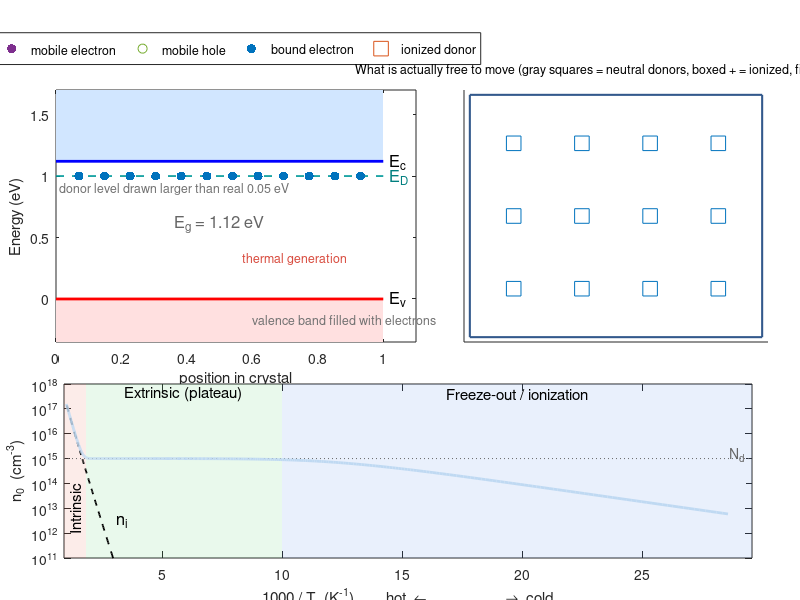

The MATLAB source for this figure: (Note: this script raises an error after producing the figure.)
%% Temperature dependence of carrier concentration in n-type silicon
% Sweeps temperature from cold to hot and shows three linked views:
%   top left  : band diagram (donor level, electrons, holes, thermal generation)
%   top right : the material itself (what is actually free to move)
%   bottom    : n0 vs 1000/T curve with a marker at the current temperature
% The curve is computed by solving charge neutrality
%   n = p + Nd+      with   Nd+ = Nd / (1 + 2 (n/Nc) exp(dE/kT))
clear; clc; close all
rng(2)

%% Physical parameters (silicon doped with phosphorus-like donors)
kB    = 8.617e-5;     % Boltzmann constant (eV/K)
Eg    = 1.12;         % band gap (eV)
dE    = 0.05;         % donor binding energy Ec - Ed (eV)
Nd    = 1e15;         % donor concentration (cm^-3)
Nc300 = 2.8e19;       % conduction-band effective DOS at 300 K (cm^-3)
Nv300 = 1.04e19;      % valence-band effective DOS at 300 K (cm^-3)

%% Animation speed (edit these)
pauseTime   = 0.10;   % seconds per frame: bigger = slower (400 frames, so 0.10 -> about 40 s)
jitterScale = 0.4;    % how fast the carriers wiggle: smaller = calmer

%% Solve charge neutrality at every temperature
nF   = 400;                                  % number of animation frames
Tvec = logspace(log10(35), log10(1000), nF); % cold -> hot
nvec = zeros(1,nF); pvec = nvec; Ndp = nvec; nivec = nvec;
for i = 1:nF
    T  = Tvec(i);  kT = kB*T;
    Nc = Nc300*(T/300)^1.5;   Nv = Nv300*(T/300)^1.5;
    ni2 = Nc*Nv*exp(-Eg/kT);
    f = @(x) exp(x) - ni2*exp(-x) - Nd/(1 + 2*exp(x)/Nc*exp(dE/kT));
    x = fzero(f, [-50 50]);                  % x = ln(n)
    nvec(i)  = exp(x);
    pvec(i)  = ni2/nvec(i);
    Ndp(i)   = Nd/(1 + 2*nvec(i)/Nc*exp(dE/kT));
    nivec(i) = sqrt(ni2);
end

% regime boundaries: n/Nd < 0.9 = freeze-out, 0.9..1.1 = extrinsic, >1.1 = intrinsic
r  = nvec/Nd;
i1 = find(r >= 0.9, 1);   i2 = find(r > 1.1, 1);
xb1 = 1000/Tvec(i1);      xb2 = 1000/Tvec(i2);
xmin = 0.9;  xmax = 1000/Tvec(1) + 1;

%% Display settings
M     = 12;           % donor atoms drawn
maxE  = 80;           % max electrons / holes drawn
drawEd = Eg - 0.12;   % donor level as DRAWN (real value is 0.05 eV, exaggerated for clarity)
xdb   = linspace(0.07,0.93,M)';                       % donor x positions, band diagram
[DX,DY] = meshgrid(linspace(0.15,0.85,4), linspace(0.2,0.8,3));
dxb = DX(:);  dyb = DY(:);                            % donor positions, material box
ord = randperm(M);                                    % order in which donors ionize
xE = rand(maxE,1); yE = rand(maxE,1); uE = rand(maxE,1);   % electron pool
xH = rand(maxE,1); yH = rand(maxE,1); uH = rand(maxE,1);   % hole pool
xth = [0.2 0.8 0.33 0.67 0.08 0.92];                  % x of thermal-generation arrows
refl = @(z) 1 - abs(1 - abs(z));                      % reflect into [0,1]

%% Figure
fig = figure('Position',[60 40 1150 760],'Color','w');
hBan = annotation('textbox',[0.03 0.945 0.94 0.05],'String','','EdgeColor','none', ...
    'HorizontalAlignment','center','FontSize',16,'FontWeight','bold');
hExp = annotation('textbox',[0.03 0.885 0.94 0.055],'String','','EdgeColor','none', ...
    'HorizontalAlignment','center','FontSize',12,'Color',[0.25 0.25 0.25]);

% ---- band diagram ----
ax1 = axes('Position',[0.07 0.43 0.45 0.42]); hold(ax1,'on')
fill(ax1,[0 1 1 0],[Eg Eg 1.7 1.7],[0.82 0.90 1.00],'EdgeColor','none')
fill(ax1,[0 1 1 0],[-0.35 -0.35 0 0],[1.00 0.88 0.88],'EdgeColor','none')
plot(ax1,[0 1],[Eg Eg],'b','LineWidth',2)
plot(ax1,[0 1],[0 0],'r','LineWidth',2)
plot(ax1,[0 1],[drawEd drawEd],'--','Color',[0 0.6 0.6],'LineWidth',1.2)
text(ax1,1.02,Eg,'E_c','FontSize',12); text(ax1,1.02,0,'E_v','FontSize',12)
text(ax1,1.02,drawEd,'E_D','FontSize',12,'Color',[0 0.5 0.5])
text(ax1,0.5,Eg/2+0.05,sprintf('E_g = %.2f eV',Eg),'HorizontalAlignment','center', ...
    'Color',[0.4 0.4 0.4],'FontSize',12)
text(ax1,0.01,drawEd-0.1,'donor level drawn larger than real 0.05 eV','FontSize',9,'Color',[0.45 0.45 0.45])
hArrI  = plot(ax1,NaN,NaN,'-','Color',[0.25 0.45 0.75],'LineWidth',1.5);
hHeadI = plot(ax1,NaN,NaN,'^','Color',[0.25 0.45 0.75],'MarkerFaceColor',[0.25 0.45 0.75],'MarkerSize',6);
hArrT  = plot(ax1,NaN,NaN,'-','Color',[0.85 0.3 0.25],'LineWidth',1.5);
hHeadT = plot(ax1,NaN,NaN,'^','Color',[0.85 0.3 0.25],'MarkerFaceColor',[0.85 0.3 0.25],'MarkerSize',6);
hDonB  = scatter(ax1,NaN,NaN,45,'b','filled');
hDonSq = scatter(ax1,NaN,NaN,110,'k','s','LineWidth',1.2);
hDonPl = scatter(ax1,NaN,NaN,45,'k','+','LineWidth',1.2);
hE1    = scatter(ax1,NaN,NaN,45,'b','filled');
hH1    = scatter(ax1,NaN,NaN,45,'r','LineWidth',1.4);
xlim(ax1,[0 1.1]); ylim(ax1,[-0.35 1.7]); box(ax1,'on')
ylabel(ax1,'Energy (eV)'); xlabel(ax1,'position in crystal')
text(ax1,0.60,-0.17,'valence band filled with electrons','FontSize',9,'Color',[0.45 0.45 0.45])
text(ax1,0.89,0.33,'thermal generation','FontSize',9,'Color',[0.85 0.3 0.25],'HorizontalAlignment','right')
legend(ax1,[hE1 hH1 hDonB hDonSq],{'mobile electron','mobile hole','bound electron','ionized donor'}, ...
    'Location','northoutside','Orientation','horizontal','FontSize',9)

% ---- material box: what is free to move ----
ax2 = axes('Position',[0.58 0.43 0.38 0.42]); hold(ax2,'on')
rectangle(ax2,'Position',[0 0 1 1],'EdgeColor',[0.2 0.35 0.55],'LineWidth',1.5)
hDonN2  = scatter(ax2,NaN,NaN,110,[0.7 0.7 0.7],'s');
hDonSq2 = scatter(ax2,NaN,NaN,110,'k','s','LineWidth',1.2);
hDonPl2 = scatter(ax2,NaN,NaN,45,'k','+','LineWidth',1.2);
hE2     = scatter(ax2,NaN,NaN,60,'b','filled');
hH2     = scatter(ax2,NaN,NaN,60,'r','LineWidth',1.4);
hNone   = text(ax2,0.5,0.5,'','HorizontalAlignment','center','FontSize',13, ...
    'Color',[0.4 0.4 0.4],'FontAngle','italic');
xlim(ax2,[-0.02 1.02]); ylim(ax2,[-0.02 1.02]); set(ax2,'XTick',[],'YTick',[])
title(ax2,'What is actually free to move (gray squares = neutral donors, boxed + = ionized, fixed in lattice)', ...
    'FontSize',9,'FontWeight','normal')
hNum = text(ax2,0.5,-0.13,'','HorizontalAlignment','center','FontSize',11,'VerticalAlignment','top');

% ---- n0 vs 1000/T ----
ax3 = axes('Position',[0.08 0.07 0.86 0.29]); hold(ax3,'on'); box(ax3,'on')
set(ax3,'YScale','log'); ylo = 1e11; yhi = 1e18;
patch(ax3,[xb1 xmax xmax xb1],[ylo ylo yhi yhi],[0.3 0.5 0.9],'FaceAlpha',0.12,'EdgeColor','none')
patch(ax3,[xb2 xb1 xb1 xb2],[ylo ylo yhi yhi],[0.3 0.8 0.4],'FaceAlpha',0.12,'EdgeColor','none')
patch(ax3,[xmin xb2 xb2 xmin],[ylo ylo yhi yhi],[0.9 0.4 0.3],'FaceAlpha',0.12,'EdgeColor','none')
text(ax3,mean([xb1 xmax]),4e17,'Freeze-out / ionization','HorizontalAlignment','center','FontSize',11)
text(ax3,mean([xb2 xb1]),4e17,'Extrinsic (plateau)','HorizontalAlignment','center','FontSize',11)
text(ax3,mean([xmin xb2]),1e12,'Intrinsic','Rotation',90,'HorizontalAlignment','left','FontSize',11)
plot(ax3,[xmin xmax],[Nd Nd],':','Color',[0.4 0.4 0.4])
text(ax3,xmax-0.3,Nd*1.5,'N_d','HorizontalAlignment','right','Color',[0.4 0.4 0.4])
plot(ax3,1000./Tvec,nivec,'k--','LineWidth',1.3)
text(ax3,3.1,3e12,'n_i','FontSize',12)
plot(ax3,1000./Tvec,nvec,'-','Color',[0.75 0.85 0.95],'LineWidth',2)
hRev = plot(ax3,NaN,NaN,'-','Color',[0.1 0.5 0.85],'LineWidth',2.5);
hMk  = plot(ax3,NaN,NaN,'o','MarkerFaceColor',[0.9 0.2 0.1],'MarkerEdgeColor','k','MarkerSize',11);
xlim(ax3,[xmin xmax]); ylim(ax3,[ylo yhi])
xlabel(ax3,'1000 / T  (K^{-1})        hot  \leftarrow                    \rightarrow  cold')
ylabel(ax3,'n_0  (cm^{-3})')

%% Optional: record a video (uncomment these and the writeVideo line below)
% vw = VideoWriter('carrier_vs_temperature.mp4','MPEG-4'); vw.FrameRate = 30; open(vw)

%% Animation loop: temperature rises from cold to hot
for i = 1:nF
    T = Tvec(i);  kT = kB*T;
    n = nvec(i);  p = pvec(i);

    % how many dots to draw (1 dot = a fixed concentration, enlarged only
    % when carriers become too numerous to draw)
    scale = max(Nd/M, n/maxE);
    nE = min(round(n/scale), maxE);
    nH = min(round(p/scale), maxE);
    kIon = round(M*Ndp(i)/Nd);
    ion = ord(1:kIon);  neu = ord(kIon+1:end);

    % thermal jitter of mobile carriers (faster when hotter)
    s  = jitterScale*(0.01 + 0.03*sqrt(T/300));
    xE = refl(xE + s*randn(maxE,1));      yE = refl(yE + s*randn(maxE,1));
    xH = refl(xH + 0.5*s*randn(maxE,1));  yH = refl(yH + 0.5*s*randn(maxE,1));

    % band diagram: donors
    set(hDonB, 'XData',xdb(neu),'YData',drawEd*ones(numel(neu),1))
    set(hDonSq,'XData',xdb(ion),'YData',drawEd*ones(numel(ion),1))
    set(hDonPl,'XData',xdb(ion),'YData',drawEd*ones(numel(ion),1))
    xa = xdb(ion)';
    ax_ = [xa; xa; nan(size(xa))];
    ay_ = [drawEd*ones(size(xa)); Eg*ones(size(xa)); nan(size(xa))];
    set(hArrI,'XData',ax_(:),'YData',ay_(:))
    set(hHeadI,'XData',xa,'YData',Eg*ones(size(xa)))

    % band diagram: thermal generation arrows (valence -> conduction band)
    nTh = min(nH,6);
    xt  = xth(1:nTh);
    tx_ = [xt; xt; nan(size(xt))];
    ty_ = [zeros(size(xt)); Eg*ones(size(xt)); nan(size(xt))];
    set(hArrT,'XData',tx_(:),'YData',ty_(:))
    set(hHeadT,'XData',xt,'YData',Eg*ones(size(xt)))

    % band diagram: mobile carriers
    set(hE1,'XData',xE(1:nE),'YData',Eg + 0.02 + 1.5*kT*uE(1:nE))
    set(hH1,'XData',xH(1:nH),'YData',-0.02 - 1.5*kT*uH(1:nH))

    % material box
    set(hDonN2, 'XData',dxb(neu),'YData',dyb(neu))
    set(hDonSq2,'XData',dxb(ion),'YData',dyb(ion))
    set(hDonPl2,'XData',dxb(ion),'YData',dyb(ion))
    set(hE2,'XData',xE(1:nE),'YData',yE(1:nE))
    set(hH2,'XData',xH(1:nH),'YData',yH(1:nH))
    if nE == 0, hNone.String = 'nothing mobile'; else, hNone.String = ''; end

    % curve and marker
    set(hRev,'XData',1000./Tvec(1:i),'YData',nvec(1:i))
    set(hMk, 'XData',1000/T,'YData',n)

    % labels
    if r(i) < 0.9
        name = 'FREEZE-OUT / IONIZATION';  col = [0.10 0.35 0.65];
        msg  = ['Not enough thermal energy to free the electrons from the donors. Most stay bound ' ...
                'at E_D, so few carriers are mobile.'];
    elseif r(i) <= 1.1
        name = 'EXTRINSIC (all donors ionized)';  col = [0.10 0.50 0.30];
        msg  = ['Every donor has released its electron, so n \approx N_d and barely changes with T. ' ...
                'This is the regime devices are designed for.'];
    else
        name = 'INTRINSIC (thermal generation takes over)';  col = [0.75 0.25 0.20];
        msg  = ['kT is now large enough to lift electrons across the whole gap. Electron-hole pairs ' ...
                'outnumber the donor electrons, so n \approx p \approx n_i.'];
    end
    hBan.String = sprintf('T = %.0f K    (1000/T = %.1f)    %s', T, 1000/T, name);
    hBan.Color  = col;
    hExp.String = msg;
    hNum.String = sprintf('n = %.1e cm^{-3}    p = %.1e cm^{-3}    ionized donors: %.0f%%\n1 dot \\approx %.1e cm^{-3}', ...
        n, p, 100*Ndp(i)/Nd, scale);

    drawnow
    pause(pauseTime)
    % writeVideo(vw, getframe(fig))
end
% close(vw)
